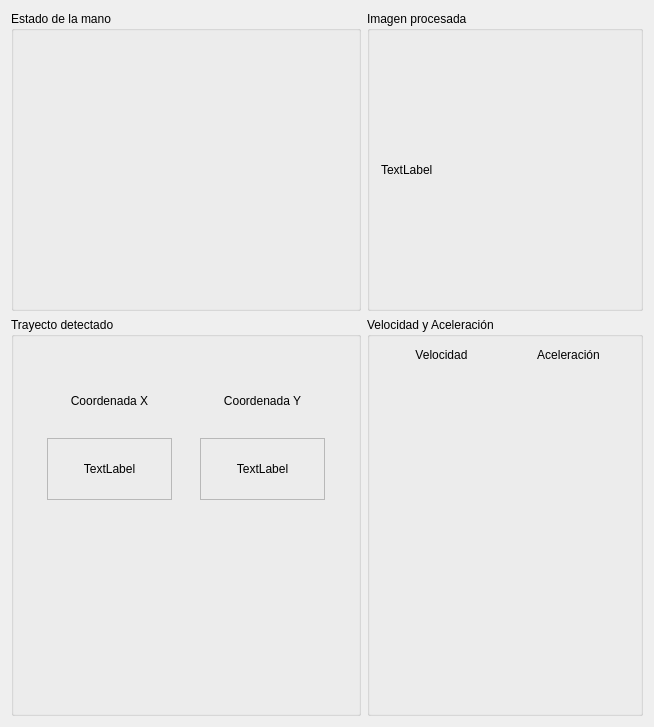
<?xml version="1.0" encoding="UTF-8"?>
<ui version="4.0">
 <class>StateViewerClass</class>
 <widget class="QDialog" name="StateViewerClass">
  <property name="geometry">
   <rect>
    <x>0</x>
    <y>0</y>
    <width>650</width>
    <height>723</height>
   </rect>
  </property>
  <property name="windowTitle">
   <string>Hand Tracking: Estado</string>
  </property>
  <layout class="QGridLayout" name="gridLayout">
   <item row="0" column="1">
    <widget class="QGroupBox" name="groupBox">
     <property name="title">
      <string>Imagen procesada</string>
     </property>
     <layout class="QGridLayout" name="gridLayout_4">
      <item row="0" column="0">
       <widget class="QLabel" name="processedImage">
        <property name="text">
         <string>TextLabel</string>
        </property>
       </widget>
      </item>
     </layout>
    </widget>
   </item>
   <item row="0" column="0">
    <widget class="QGroupBox" name="groupBox_2">
     <property name="minimumSize">
      <size>
       <width>350</width>
       <height>300</height>
      </size>
     </property>
     <property name="maximumSize">
      <size>
       <width>350</width>
       <height>300</height>
      </size>
     </property>
     <property name="title">
      <string>Estado de la mano</string>
     </property>
     <layout class="QGridLayout" name="gridLayout_3">
      <item row="0" column="0">
       <widget class="QLabel" name="handState">
        <property name="minimumSize">
         <size>
          <width>320</width>
          <height>240</height>
         </size>
        </property>
        <property name="maximumSize">
         <size>
          <width>320</width>
          <height>240</height>
         </size>
        </property>
        <property name="text">
         <string/>
        </property>
        <property name="pixmap">
         <pixmap>:/HandState/hand_open.jpg</pixmap>
        </property>
        <property name="alignment">
         <set>Qt::AlignCenter</set>
        </property>
       </widget>
      </item>
     </layout>
    </widget>
   </item>
   <item row="1" column="1">
    <widget class="QGroupBox" name="groupBox_3">
     <property name="minimumSize">
      <size>
       <width>276</width>
       <height>399</height>
      </size>
     </property>
     <property name="maximumSize">
      <size>
       <width>276</width>
       <height>399</height>
      </size>
     </property>
     <property name="title">
      <string>Velocidad y Aceleración</string>
     </property>
     <layout class="QGridLayout" name="gridLayout_2">
      <item row="1" column="0">
       <widget class="QWidget" name="widget" native="true">
        <layout class="QVBoxLayout" name="verticalLayout">
         <item>
          <widget class="QLabel" name="vred1">
           <property name="enabled">
            <bool>false</bool>
           </property>
           <property name="frameShape">
            <enum>QFrame::NoFrame</enum>
           </property>
           <property name="text">
            <string/>
           </property>
           <property name="pixmap">
            <pixmap>:/GraphicalEqualizer/Red.jpg</pixmap>
           </property>
          </widget>
         </item>
         <item>
          <widget class="QLabel" name="vred2">
           <property name="enabled">
            <bool>false</bool>
           </property>
           <property name="text">
            <string/>
           </property>
           <property name="pixmap">
            <pixmap>:/GraphicalEqualizer/Red.jpg</pixmap>
           </property>
          </widget>
         </item>
         <item>
          <widget class="QLabel" name="vred3">
           <property name="enabled">
            <bool>false</bool>
           </property>
           <property name="text">
            <string/>
           </property>
           <property name="pixmap">
            <pixmap>:/GraphicalEqualizer/Red.jpg</pixmap>
           </property>
          </widget>
         </item>
         <item>
          <widget class="QLabel" name="vorange1">
           <property name="enabled">
            <bool>false</bool>
           </property>
           <property name="text">
            <string/>
           </property>
           <property name="pixmap">
            <pixmap>:/GraphicalEqualizer/Orange.jpg</pixmap>
           </property>
          </widget>
         </item>
         <item>
          <widget class="QLabel" name="vorange2">
           <property name="enabled">
            <bool>false</bool>
           </property>
           <property name="text">
            <string/>
           </property>
           <property name="pixmap">
            <pixmap>:/GraphicalEqualizer/Orange.jpg</pixmap>
           </property>
          </widget>
         </item>
         <item>
          <widget class="QLabel" name="vorange3">
           <property name="enabled">
            <bool>false</bool>
           </property>
           <property name="text">
            <string/>
           </property>
           <property name="pixmap">
            <pixmap>:/GraphicalEqualizer/Orange.jpg</pixmap>
           </property>
          </widget>
         </item>
         <item>
          <widget class="QLabel" name="vyellow1">
           <property name="enabled">
            <bool>false</bool>
           </property>
           <property name="text">
            <string/>
           </property>
           <property name="pixmap">
            <pixmap>:/GraphicalEqualizer/Yellow.jpg</pixmap>
           </property>
          </widget>
         </item>
         <item>
          <widget class="QLabel" name="vyellow2">
           <property name="enabled">
            <bool>false</bool>
           </property>
           <property name="text">
            <string/>
           </property>
           <property name="pixmap">
            <pixmap>:/GraphicalEqualizer/Yellow.jpg</pixmap>
           </property>
          </widget>
         </item>
         <item>
          <widget class="QLabel" name="vyellow3">
           <property name="enabled">
            <bool>false</bool>
           </property>
           <property name="text">
            <string/>
           </property>
           <property name="pixmap">
            <pixmap>:/GraphicalEqualizer/Yellow.jpg</pixmap>
           </property>
          </widget>
         </item>
         <item>
          <widget class="QLabel" name="vyellowlight1">
           <property name="enabled">
            <bool>false</bool>
           </property>
           <property name="text">
            <string/>
           </property>
           <property name="pixmap">
            <pixmap>:/GraphicalEqualizer/YellowLight.jpg</pixmap>
           </property>
          </widget>
         </item>
         <item>
          <widget class="QLabel" name="vyellowlight2">
           <property name="enabled">
            <bool>false</bool>
           </property>
           <property name="text">
            <string/>
           </property>
           <property name="pixmap">
            <pixmap>:/GraphicalEqualizer/YellowLight.jpg</pixmap>
           </property>
          </widget>
         </item>
         <item>
          <widget class="QLabel" name="vyellowlight3">
           <property name="enabled">
            <bool>false</bool>
           </property>
           <property name="text">
            <string/>
           </property>
           <property name="pixmap">
            <pixmap>:/GraphicalEqualizer/YellowLight.jpg</pixmap>
           </property>
          </widget>
         </item>
         <item>
          <widget class="QLabel" name="vgreen1">
           <property name="enabled">
            <bool>false</bool>
           </property>
           <property name="text">
            <string/>
           </property>
           <property name="pixmap">
            <pixmap>:/GraphicalEqualizer/Green.jpg</pixmap>
           </property>
          </widget>
         </item>
         <item>
          <widget class="QLabel" name="vgreen2">
           <property name="enabled">
            <bool>false</bool>
           </property>
           <property name="text">
            <string/>
           </property>
           <property name="pixmap">
            <pixmap>:/GraphicalEqualizer/Green.jpg</pixmap>
           </property>
          </widget>
         </item>
         <item>
          <widget class="QLabel" name="vgreen3">
           <property name="enabled">
            <bool>false</bool>
           </property>
           <property name="text">
            <string/>
           </property>
           <property name="pixmap">
            <pixmap>:/GraphicalEqualizer/Green.jpg</pixmap>
           </property>
          </widget>
         </item>
         <item>
          <widget class="QLabel" name="vgreendark1">
           <property name="enabled">
            <bool>false</bool>
           </property>
           <property name="text">
            <string/>
           </property>
           <property name="pixmap">
            <pixmap>:/GraphicalEqualizer/GreenDark.jpg</pixmap>
           </property>
          </widget>
         </item>
         <item>
          <widget class="QLabel" name="vgreendark2">
           <property name="enabled">
            <bool>false</bool>
           </property>
           <property name="text">
            <string/>
           </property>
           <property name="pixmap">
            <pixmap>:/GraphicalEqualizer/GreenDark.jpg</pixmap>
           </property>
          </widget>
         </item>
         <item>
          <widget class="QLabel" name="vgreendark3">
           <property name="enabled">
            <bool>false</bool>
           </property>
           <property name="text">
            <string/>
           </property>
           <property name="pixmap">
            <pixmap>:/GraphicalEqualizer/GreenDark.jpg</pixmap>
           </property>
          </widget>
         </item>
        </layout>
       </widget>
      </item>
      <item row="1" column="3">
       <widget class="QWidget" name="widget_2" native="true">
        <layout class="QVBoxLayout" name="verticalLayout_2">
         <item>
          <widget class="QLabel" name="ared1">
           <property name="enabled">
            <bool>false</bool>
           </property>
           <property name="text">
            <string/>
           </property>
           <property name="pixmap">
            <pixmap>:/GraphicalEqualizer/Red.jpg</pixmap>
           </property>
          </widget>
         </item>
         <item>
          <widget class="QLabel" name="ared2">
           <property name="enabled">
            <bool>false</bool>
           </property>
           <property name="text">
            <string/>
           </property>
           <property name="pixmap">
            <pixmap>:/GraphicalEqualizer/Red.jpg</pixmap>
           </property>
          </widget>
         </item>
         <item>
          <widget class="QLabel" name="ared3">
           <property name="enabled">
            <bool>false</bool>
           </property>
           <property name="text">
            <string/>
           </property>
           <property name="pixmap">
            <pixmap>:/GraphicalEqualizer/Red.jpg</pixmap>
           </property>
          </widget>
         </item>
         <item>
          <widget class="QLabel" name="aorange1">
           <property name="enabled">
            <bool>false</bool>
           </property>
           <property name="text">
            <string/>
           </property>
           <property name="pixmap">
            <pixmap>:/GraphicalEqualizer/Orange.jpg</pixmap>
           </property>
          </widget>
         </item>
         <item>
          <widget class="QLabel" name="aorange2">
           <property name="enabled">
            <bool>false</bool>
           </property>
           <property name="text">
            <string/>
           </property>
           <property name="pixmap">
            <pixmap>:/GraphicalEqualizer/Orange.jpg</pixmap>
           </property>
          </widget>
         </item>
         <item>
          <widget class="QLabel" name="aorange3">
           <property name="enabled">
            <bool>false</bool>
           </property>
           <property name="text">
            <string/>
           </property>
           <property name="pixmap">
            <pixmap>:/GraphicalEqualizer/Orange.jpg</pixmap>
           </property>
          </widget>
         </item>
         <item>
          <widget class="QLabel" name="ayellow1">
           <property name="enabled">
            <bool>false</bool>
           </property>
           <property name="text">
            <string/>
           </property>
           <property name="pixmap">
            <pixmap>:/GraphicalEqualizer/Yellow.jpg</pixmap>
           </property>
          </widget>
         </item>
         <item>
          <widget class="QLabel" name="ayellow2">
           <property name="enabled">
            <bool>false</bool>
           </property>
           <property name="text">
            <string/>
           </property>
           <property name="pixmap">
            <pixmap>:/GraphicalEqualizer/Yellow.jpg</pixmap>
           </property>
          </widget>
         </item>
         <item>
          <widget class="QLabel" name="ayellow3">
           <property name="enabled">
            <bool>false</bool>
           </property>
           <property name="text">
            <string/>
           </property>
           <property name="pixmap">
            <pixmap>:/GraphicalEqualizer/Yellow.jpg</pixmap>
           </property>
          </widget>
         </item>
         <item>
          <widget class="QLabel" name="ayellowlight1">
           <property name="enabled">
            <bool>false</bool>
           </property>
           <property name="text">
            <string/>
           </property>
           <property name="pixmap">
            <pixmap>:/GraphicalEqualizer/YellowLight.jpg</pixmap>
           </property>
          </widget>
         </item>
         <item>
          <widget class="QLabel" name="ayellowlight2">
           <property name="enabled">
            <bool>false</bool>
           </property>
           <property name="text">
            <string/>
           </property>
           <property name="pixmap">
            <pixmap>:/GraphicalEqualizer/YellowLight.jpg</pixmap>
           </property>
          </widget>
         </item>
         <item>
          <widget class="QLabel" name="ayellowlight3">
           <property name="enabled">
            <bool>false</bool>
           </property>
           <property name="text">
            <string/>
           </property>
           <property name="pixmap">
            <pixmap>:/GraphicalEqualizer/YellowLight.jpg</pixmap>
           </property>
          </widget>
         </item>
         <item>
          <widget class="QLabel" name="agreen1">
           <property name="enabled">
            <bool>false</bool>
           </property>
           <property name="text">
            <string/>
           </property>
           <property name="pixmap">
            <pixmap>:/GraphicalEqualizer/Green.jpg</pixmap>
           </property>
          </widget>
         </item>
         <item>
          <widget class="QLabel" name="agreen2">
           <property name="enabled">
            <bool>false</bool>
           </property>
           <property name="text">
            <string/>
           </property>
           <property name="pixmap">
            <pixmap>:/GraphicalEqualizer/Green.jpg</pixmap>
           </property>
          </widget>
         </item>
         <item>
          <widget class="QLabel" name="agreen3">
           <property name="enabled">
            <bool>false</bool>
           </property>
           <property name="text">
            <string/>
           </property>
           <property name="pixmap">
            <pixmap>:/GraphicalEqualizer/Green.jpg</pixmap>
           </property>
          </widget>
         </item>
         <item>
          <widget class="QLabel" name="agreendark1">
           <property name="enabled">
            <bool>false</bool>
           </property>
           <property name="text">
            <string/>
           </property>
           <property name="pixmap">
            <pixmap>:/GraphicalEqualizer/GreenDark.jpg</pixmap>
           </property>
          </widget>
         </item>
         <item>
          <widget class="QLabel" name="agreendark2">
           <property name="enabled">
            <bool>false</bool>
           </property>
           <property name="text">
            <string/>
           </property>
           <property name="pixmap">
            <pixmap>:/GraphicalEqualizer/GreenDark.jpg</pixmap>
           </property>
          </widget>
         </item>
         <item>
          <widget class="QLabel" name="agreendark3">
           <property name="enabled">
            <bool>false</bool>
           </property>
           <property name="text">
            <string/>
           </property>
           <property name="pixmap">
            <pixmap>:/GraphicalEqualizer/GreenDark.jpg</pixmap>
           </property>
          </widget>
         </item>
        </layout>
       </widget>
      </item>
      <item row="0" column="0">
       <widget class="QLabel" name="label">
        <property name="text">
         <string>Velocidad</string>
        </property>
        <property name="alignment">
         <set>Qt::AlignCenter</set>
        </property>
       </widget>
      </item>
      <item row="0" column="3">
       <widget class="QLabel" name="label_2">
        <property name="text">
         <string>Aceleración</string>
        </property>
        <property name="alignment">
         <set>Qt::AlignCenter</set>
        </property>
       </widget>
      </item>
     </layout>
    </widget>
   </item>
   <item row="1" column="0">
    <widget class="QGroupBox" name="groupBox_4">
     <property name="title">
      <string>Trayecto detectado</string>
     </property>
     <layout class="QVBoxLayout" name="verticalLayout_3">
      <item>
       <widget class="QWidget" name="widget_3" native="true">
        <layout class="QHBoxLayout" name="horizontalLayout">
         <item>
          <widget class="QWidget" name="widget_6" native="true">
           <layout class="QVBoxLayout" name="verticalLayout_4">
            <item>
             <widget class="QLabel" name="label_39">
              <property name="text">
               <string>Coordenada X</string>
              </property>
              <property name="alignment">
               <set>Qt::AlignCenter</set>
              </property>
             </widget>
            </item>
            <item>
             <widget class="QLabel" name="XCoord">
              <property name="frameShape">
               <enum>QFrame::StyledPanel</enum>
              </property>
              <property name="frameShadow">
               <enum>QFrame::Sunken</enum>
              </property>
              <property name="lineWidth">
               <number>3</number>
              </property>
              <property name="midLineWidth">
               <number>6</number>
              </property>
              <property name="text">
               <string>TextLabel</string>
              </property>
              <property name="alignment">
               <set>Qt::AlignCenter</set>
              </property>
             </widget>
            </item>
           </layout>
          </widget>
         </item>
         <item>
          <widget class="QWidget" name="widget_5" native="true">
           <layout class="QVBoxLayout" name="verticalLayout_5">
            <item>
             <widget class="QLabel" name="label_40">
              <property name="text">
               <string>Coordenada Y</string>
              </property>
              <property name="alignment">
               <set>Qt::AlignCenter</set>
              </property>
             </widget>
            </item>
            <item>
             <widget class="QLabel" name="YCoord">
              <property name="frameShape">
               <enum>QFrame::StyledPanel</enum>
              </property>
              <property name="frameShadow">
               <enum>QFrame::Sunken</enum>
              </property>
              <property name="lineWidth">
               <number>3</number>
              </property>
              <property name="midLineWidth">
               <number>6</number>
              </property>
              <property name="text">
               <string>TextLabel</string>
              </property>
              <property name="alignment">
               <set>Qt::AlignCenter</set>
              </property>
             </widget>
            </item>
           </layout>
          </widget>
         </item>
        </layout>
       </widget>
      </item>
      <item>
       <widget class="paintMovement" name="widget_4" native="true"/>
      </item>
     </layout>
    </widget>
   </item>
  </layout>
 </widget>
 <layoutdefault spacing="6" margin="11"/>
 <customwidgets>
  <customwidget>
   <class>paintMovement</class>
   <extends>QWidget</extends>
   <header location="global">paintmovement.h</header>
   <container>1</container>
  </customwidget>
 </customwidgets>
 <resources>
  <include location="../../Resources/resources.qrc"/>
  <include location="../../Resources/resources.qrc"/>
  <include location="../../Resources/resources.qrc"/>
  <include location="../../Resources/resources.qrc"/>
  <include location="../../Resources/resources.qrc"/>
  <include location="../../Resources/resources.qrc"/>
  <include location="../../Resources/resources.qrc"/>
  <include location="../../Resources/resources.qrc"/>
 </resources>
 <connections/>
</ui>
